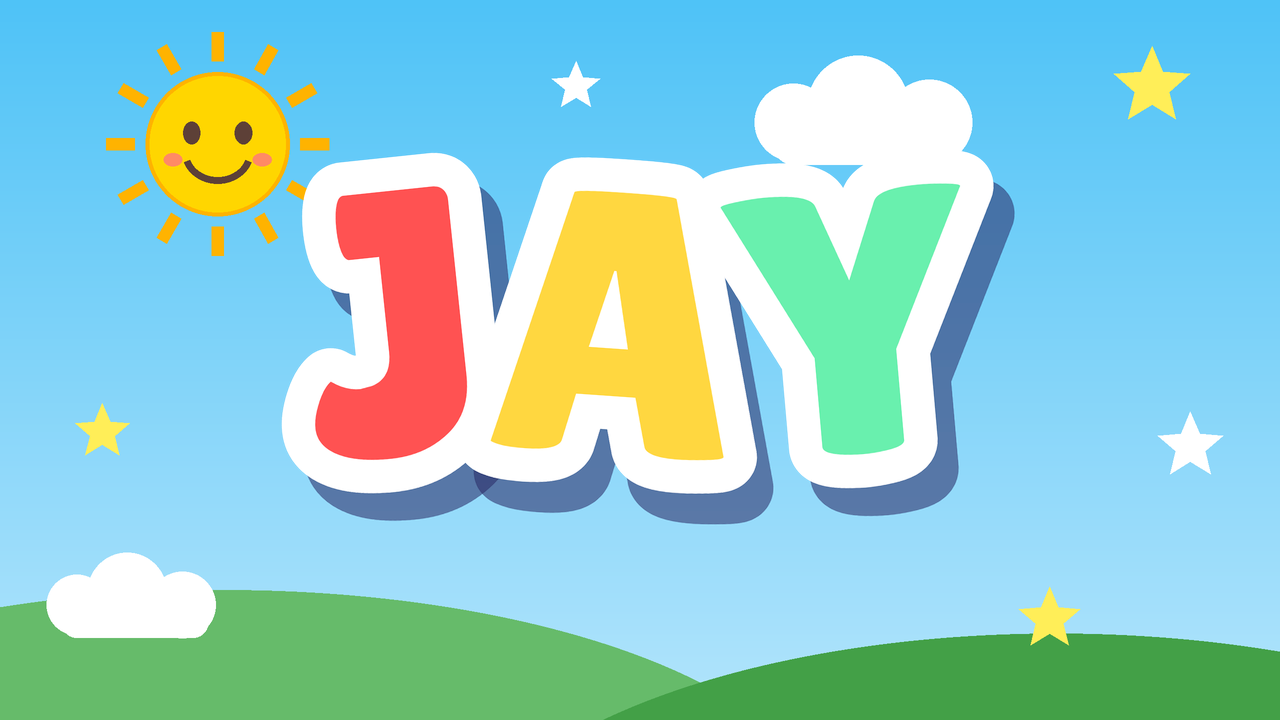
#> input picture branding/banner.png, 1280 x 720 px
$ python apply_branding.py
#> lines starting #> are read from the running program, lines starting #| are printed output that depends on the picture
#!/usr/bin/env python3
"""Applies the files in branding/ to the app. The GitHub workflow runs this before every build.

  branding/app_name.txt  -> the app's name (launcher label and the title inside the app)
  branding/icon.png      -> app icon (square, 512x512 or bigger recommended, transparent corners allowed)
  branding/banner.png    -> TV home-screen tile (16:9, 1280x720 recommended)
  branding/logo.png      -> OPTIONAL small logo inside the app (defaults to icon.png)

Missing files are simply skipped. Needs Pillow:  pip install pillow
"""
import os
import sys

from PIL import Image

ROOT = os.path.dirname(os.path.dirname(os.path.abspath(__file__)))
BRAND = os.path.join(ROOT, "branding")
RES = os.path.join(ROOT, "smarttubetv", "src", "stfdroid", "res")


def cover(img, w, h):
    """Resize + center-crop so the image fills w x h exactly."""
#> called with w = 640, h = 360
    sw, sh = img.size
#> sw = 1280; sh = 720
    scale = max(w / sw, h / sh)
#> scale = 0.5
    nw, nh = max(1, round(sw * scale)), max(1, round(sh * scale))
#> nw = 640; nh = 360
    img = img.resize((nw, nh), Image.LANCZOS)
    left, top = (nw - w) // 2, (nh - h) // 2
#> left = 0; top = 0
    return img.crop((left, top, left + w, top + h))


def save(img, rel, w, h, mode):
    out = os.path.join(RES, rel)
    os.makedirs(os.path.dirname(out), exist_ok=True)
    cover(img.convert("RGBA"), w, h).convert(mode).save(out, optimize=True)
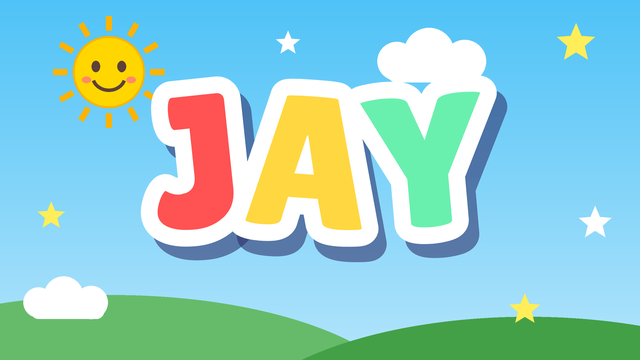
#> saved as app_banner.png: PIL image 640x360 RGB; mean R, G, B 147.4, 206.1, 206.5
#> img is the input picture: PIL image 1280x720 RGB; mean R, G, B 147.5, 206.1, 206.6
    print("wrote", rel, "%dx%d" % (w, h))


def main():
    # ---- name
    name_file = os.path.join(BRAND, "app_name.txt")
    if os.path.exists(name_file):
        lines = [l.strip() for l in open(name_file, encoding="utf-8") if l.strip()]
        if lines:
            name = lines[0][:40].replace("]]>", "")
            xml = ('<?xml version="1.0" encoding="utf-8"?>\n<resources>\n'
                   '    <string translatable="false" name="app_name"><![CDATA[%s]]></string>\n'
                   '    <string translatable="false" name="browse_title"><![CDATA[%s]]></string>\n'
                   '</resources>\n') % (name, name)
            with open(os.path.join(RES, "values", "strings.xml"), "w", encoding="utf-8") as f:
                f.write(xml)
            print("app name:", name)

    # ---- icon (+ logo)
    icon_path = os.path.join(BRAND, "icon.png")
    if os.path.exists(icon_path):
        icon = Image.open(icon_path)
        save(icon, "mipmap-nodpi/app_icon.png", 320, 320, "RGBA")
        save(icon, "mipmap-nodpi-v30/app_icon.png", 320, 320, "RGBA")  # Android 11+
        logo_path = os.path.join(BRAND, "logo.png")
        logo = Image.open(logo_path) if os.path.exists(logo_path) else icon
        # The in-app badge differs per color theme; use the same logo for all of them.
        for name in ("app_logo", "app_logo_semi_red", "app_logo_semi_grey"):
            save(logo, "mipmap-nodpi/%s.png" % name, 180, 180, "RGBA")

    # ---- TV banner
    banner_path = os.path.join(BRAND, "banner.png")
    if os.path.exists(banner_path):
        save(Image.open(banner_path), "mipmap-nodpi/app_banner.png", 640, 360, "RGB")


if __name__ == "__main__":
    sys.exit(main())
#> (the program exits here)
